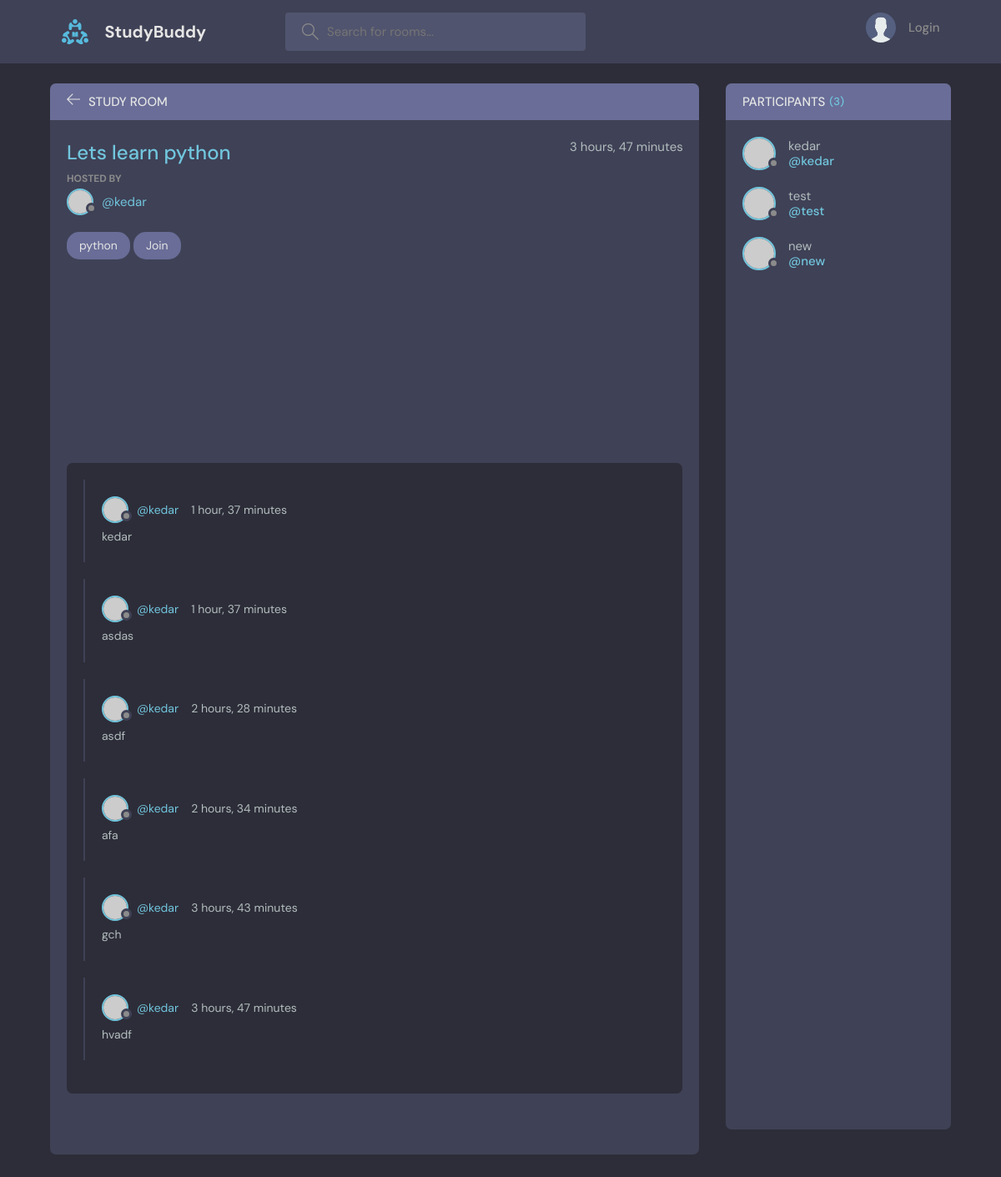
/room/20/, run on the app's committed database.
### base/models.py (models this page shows, shortened)
class Room(models.Model):
    host = models.ForeignKey(User,on_delete=models.SET_NULL, null=True)
    topic = models.ForeignKey(Topic,on_delete=models.SET_NULL, null=True)
    name = models.CharField(max_length=200, unique=True)
    description = models.TextField(null=True, blank=True)
    participants = models.ManyToManyField(User, related_name='participants', blank=True)
    requesters = models.ManyToManyField(User, related_name='requesters', blank=True)
    updated = models.DateTimeField(auto_now=True)
    created = models.DateTimeField(auto_now_add=True)
    class Meta:
        ordering = ['-updated', '-created']

class Topic(models.Model):
    name = models.CharField(max_length=200)
    def __str__(self):
        return self.name

class Message(models.Model):
    user = models.ForeignKey(User, on_delete=models.CASCADE)
    room = models.ForeignKey(Room,on_delete=models.CASCADE)
    body = models.TextField()
    updated = models.DateTimeField(auto_now=True)
    created = models.DateTimeField(auto_now_add=True)
    class Meta:
        ordering = ['-updated', '-created']

### base/views.py (the view, shortened to what this page needs)
# urls.py: path('room/<str:pk>/', views.room, name="room"),
def room(request, pk):
    room = Room.objects.get(id=pk)
    room_messages = room.message_set.all().order_by('-created')
    participants = room.participants.all()
    requesters = room.requesters.all()
    context = {'room': room, 'room_messages': room_messages, 'participants': participants,
                'requesters': requesters}
    return render(request, 'base/room.html', context)

### base/templates/base/room.html (shortened to what this page needs)
{% extends 'main.html' %}
{% block content %}
    <main class="profile-page layout layout--2">
      <div class="container">
        <div class="room">
          <div class="room__top">
            <div class="room__topLeft">
              <a href="{% url 'home' %}">
                <svg version="1.1" xmlns="http://www.w3.org/2000/svg" width="32" height="32" viewBox="0 0 32 32">
                  <title>arrow-left</title>
                  <path
                    d="M13.723 2.286l-13.723 13.714 13.719 13.714 1.616-1.611-10.96-10.96h27.625v-2.286h-27.625l10.965-10.965-1.616-1.607z"
                  ></path>
                </svg>
              </a>
              <h3>Study Room</h3>
            </div>
          </div>
          <div class="room__box scroll">
            <div class="room__header scroll">
              <div class="room__info">
                <h3>{{room.name}}</h3>
                <span>{{room.created|timesince}}</span>
              </div>
              <div class="room__hosted">
                <p>Hosted By</p>
                <a href="{% url 'user-profile' room.host.id %}" class="room__author">
                  <div class="avatar avatar--small">
                    <img src="https://randomuser.me/api/portraits/men/37.jpg" />
                  </div>
                  <span>@{{room.host.username}}</span>
                </a>
              </div>
              <span class="room__topics">{{room.topic}}</span>
              {% if request.user not in participants and request.user != room.host %}
              <a href="{% url 'join-request' room.id %}">
                <span class="room__topics">Join</span>
              </a>
              {% endif %}
            </div>
            <div class="room__conversation">
              <div class="threads scroll">
                {% for message in room_messages %}
                <div class="thread">
                  <div class="thread__top">
                    <div class="thread__author">
                      <a href="{% url 'user-profile' message.user.id %}" class="thread__authorInfo">
                        <div class="avatar avatar--small">
                          <img src="https://randomuser.me/api/portraits/men/37.jpg" />
                        </div>
                        <span>@{{message.user.username}}</span>
                      </a>
                      <span class="thread__date">{{message.created|timesince}}</span>
                    </div>
                  </div>
                  <div class="thread__details">
                    {{message.body}}
                  </div>
                </div>
                {% endfor %}
              </div>
            </div>
          </div>
          <div class="room__message">
          </div>
        </div>
        <div class="participants">
          <h3 class="participants__top">Participants <span>({{participants.count}})</span></h3>
          <div class="participants__list scroll accept">
            {% for user in participants %}
            <a href="{% url 'user-profile' user.id%}" class="participant">
              <div class="avatar avatar--medium">
                <img src="https://randomuser.me/api/portraits/men/37.jpg" />
              </div>
              <p>
                {{user.username}}
                <span>@{{user.username}}</span>
              </p>
            </a>
            {% endfor %}
          </div>
        </div>
      </div>
    </main>
{% endblock content %}

### data on the page
Room: name "Lets learn python", created "3 hours, 47 minutes", host.username "kedar", topic "python"
Message: user.username "kedar", created "1 hour, 37 minutes", body "kedar"
Message: user.username "kedar", created "1 hour, 37 minutes", body "asdas"
Message: user.username "kedar", created "2 hours, 28 minutes", body "asdf"
Message: user.username "kedar", created "2 hours, 34 minutes", body "afa"
Message: user.username "kedar", created "3 hours, 43 minutes", body "gch"
Message: user.username "kedar", created "3 hours, 47 minutes", body "hvadf"

### other printed values
{{ participants.count }} "3"
{{ user.username }} "kedar"
{{ user.username }} "test"
{{ user.username }} "new"
